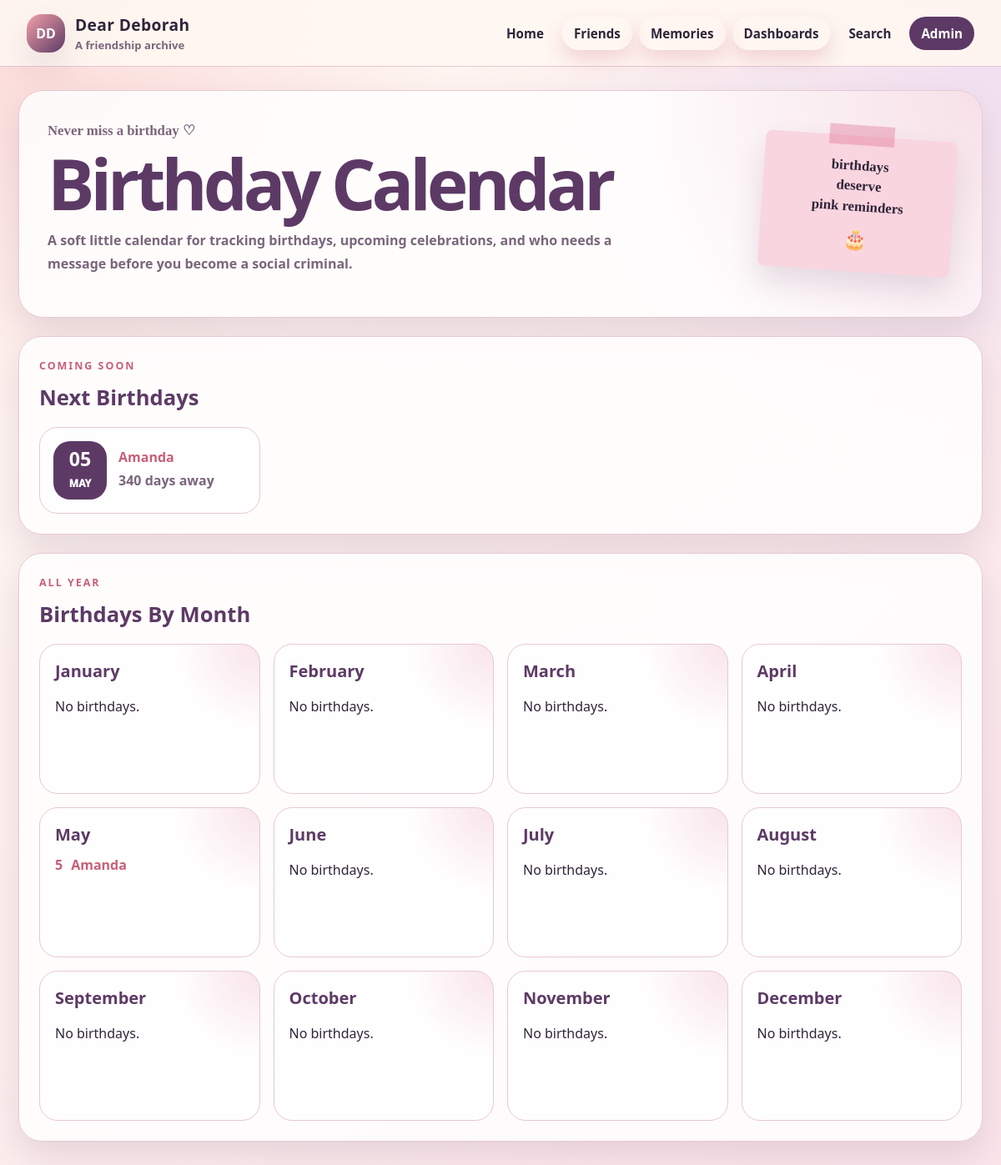
/birthdays/, run on an earlier commit of the app's database.
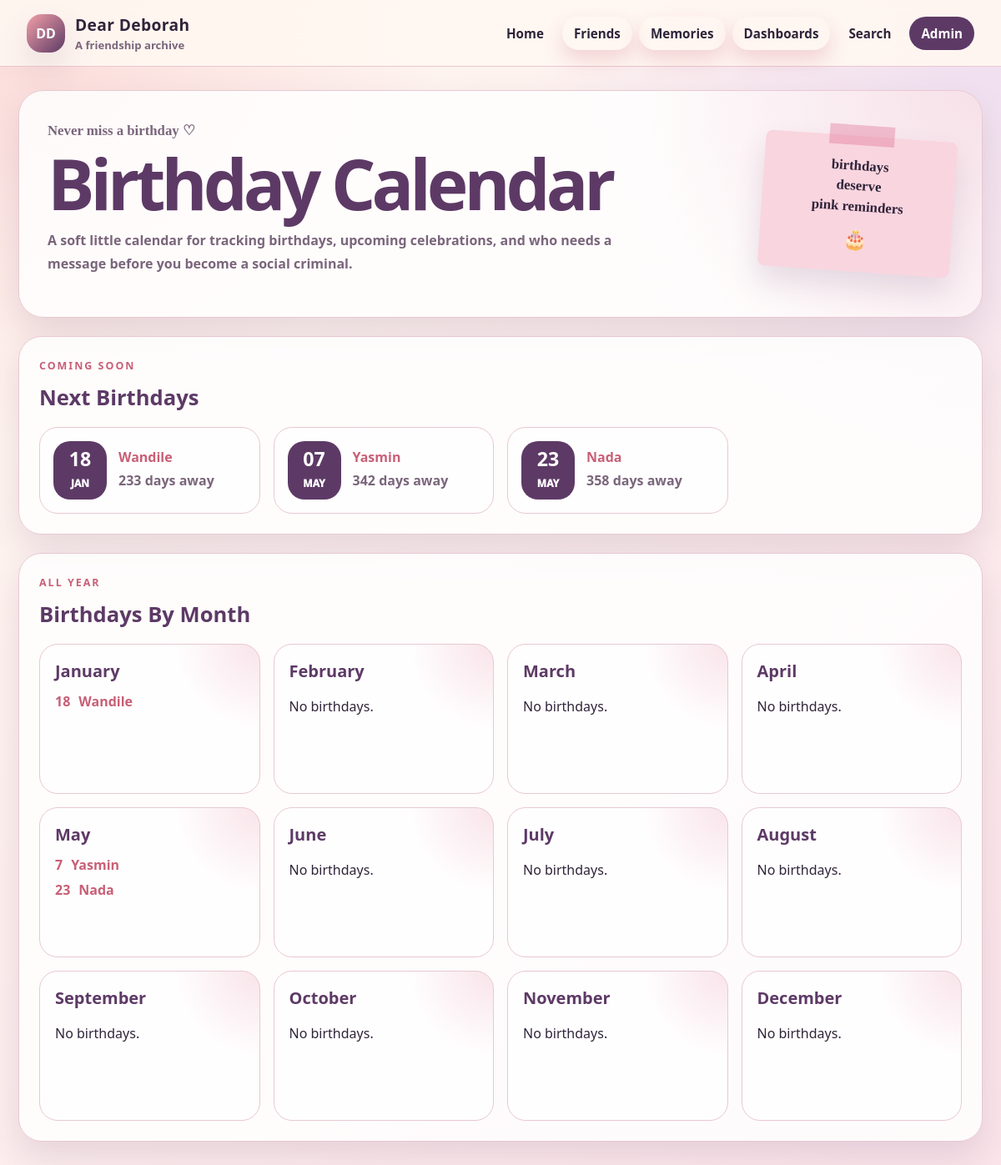
And on a later commit of the database.
### friends/models.py (models this page shows, shortened)
class Friend(models.Model):
    TIER_CHOICES = [
        ("inner_circle", "Inner Circle"),
        ("friend", "Friend"),
        ("archive", "Archive"),
    ]
    MBTI_CHOICES = [
        ("", "Unknown / Not added"),
        ("INTJ", "INTJ"),
        ("INTP", "INTP"),
        ("ENTJ", "ENTJ"),
        ("ENTP", "ENTP"),
        ("INFJ", "INFJ"),
        ("INFP", "INFP"),
        ("ENFJ", "ENFJ"),
        ("ENFP", "ENFP"),
        ("ISTJ", "ISTJ"),
        ("ISFJ", "ISFJ"),
        ("ESTJ", "ESTJ"),
        ("ESFJ", "ESFJ"),
        ("ISTP", "ISTP"),
        ("ISFP", "ISFP"),
        ("ESTP", "ESTP"),
        ("ESFP", "ESFP"),
    ]
    ZODIAC_CHOICES = [
        ("", "Unknown / Not added"),
        ("Aries", "Aries"),
        ("Taurus", "Taurus"),
        ("Gemini", "Gemini"),
        ("Cancer", "Cancer"),
        ("Leo", "Leo"),
        ("Virgo", "Virgo"),
        ("Libra", "Libra"),
        ("Scorpio", "Scorpio"),
        ("Sagittarius", "Sagittarius"),
        ("Capricorn", "Capricorn"),
        ("Aquarius", "Aquarius"),
        ("Pisces", "Pisces"),
    ]
    MORNING_NIGHT_CHOICES = [
        ("", "Unknown / Not added"),
        ("morning", "Morning person"),
        ("night", "Night person"),
        ("both", "Both"),
        ("neither", "Neither"),
    ]
    SOURCE_CHOICES = [
        ("manual", "Manual entry"),
        ("google_form", "Google Form"),
        ("spreadsheet", "Spreadsheet"),
        ("other", "Other"),
    ]
    first_name = models.CharField(max_length=80)
    last_name = models.CharField(max_length=80, blank=True)
    nickname = models.CharField(max_length=80, blank=True)
    profile_picture = models.ImageField(
        upload_to="friend_profiles/",
        blank=True,
        null=True,
    )
    birthday = models.DateField(blank=True, null=True)
    how_we_met = models.TextField(blank=True)
    connection_group = models.ForeignKey(
        ConnectionGroup,
        on_delete=models.SET_NULL,
        blank=True,
        null=True,
        related_name="friends",
    )
    tier = models.CharField(max_length=30, choices=TIER_CHOICES, default="friend")
    favourite_colour = models.CharField(max_length=80, blank=True)
    favourite_food = models.CharField(max_length=120, blank=True)
    favourite_restaurant = models.CharField(max_length=120, blank=True)
    favourite_alcoholic_drink = models.CharField(max_length=120, blank=True)
    favourite_season = models.CharField(max_length=80, blank=True)
    morning_or_night = models.CharField(
        max_length=20,
        choices=MORNING_NIGHT_CHOICES,
        blank=True,
    )
    mbti = models.CharField(max_length=10, choices=MBTI_CHOICES, blank=True)
    zodiac = models.CharField(max_length=20, choices=ZODIAC_CHOICES, blank=True)
    hobbies = models.TextField(blank=True)
    sports_team = models.CharField(max_length=120, blank=True)
    notes = models.TextField(blank=True)
    data_source = models.CharField(max_length=30, choices=SOURCE_CHOICES, default="manual")
    created_at = models.DateTimeField(auto_now_add=True)
    updated_at = models.DateTimeField(auto_now=True)
    class Meta:
        ordering = ["first_name", "last_name"]
    @property
    def full_name(self):
        name = f"{self.first_name} {self.last_name}".strip()
        return name
    @property
    def display_name(self):
        if self.nickname:
            return f"{self.full_name} ({self.nickname})"
        return self.full_name
    @property
    def next_birthday_date(self):
        if not self.birthday:
            return None
        today = date.today()
        try:
            next_birthday = date(today.year, self.birthday.month, self.birthday.day)
        except ValueError:
            next_birthday = date(today.year, 3, 1)
        if next_birthday < today:
            try:
                next_birthday = date(today.year + 1, self.birthday.month, self.birthday.day)
            except ValueError:
                next_birthday = date(today.year + 1, 3, 1)
        return next_birthday
    @property
    def days_until_birthday(self):
        next_birthday = self.next_birthday_date
        if not next_birthday:
            return None
        return (next_birthday - date.today()).days
    def get_absolute_url(self):
        return reverse("friends:friend_profile", args=[self.pk])

### friends/views.py (the view)
# urls.py: path("birthdays/", views.birthday_calendar, name="birthday_calendar"),
def birthday_calendar(request):
    month_groups = defaultdict(list)
    friends = Friend.objects.exclude(birthday__isnull=True)
    for friend in friends:
        month_groups[friend.birthday.month].append(friend)
    month_names = {
        1: "January",
        2: "February",
        3: "March",
        4: "April",
        5: "May",
        6: "June",
        7: "July",
        8: "August",
        9: "September",
        10: "October",
        11: "November",
        12: "December",
    }
    months = []
    for month_number in range(1, 13):
        friends_in_month = sorted(
            month_groups[month_number],
            key=lambda friend: friend.birthday.day,
        )
        months.append(
            {
                "name": month_names[month_number],
                "friends": friends_in_month,
            }
        )
    friends_with_birthdays = list(Friend.objects.exclude(birthday__isnull=True))
    upcoming_birthdays = sorted(
        friends_with_birthdays,
        key=lambda friend: friend.days_until_birthday,
    )[:8]
    context = {
        "months": months,
        "upcoming_birthdays": upcoming_birthdays,
    }
    return render(request, "friends/birthday_calendar.html", context)

### templates/friends/birthday_calendar.html (shortened to what this page needs)
{% extends "base.html" %}
{% block content %}
<section class="birthday-hero x-hero">
    <div>
        <p class="handwriting-label">Never miss a birthday ♡</p>
        <h2>Birthday Calendar</h2>
        <p>
            A soft little calendar for tracking birthdays, upcoming celebrations,
            and who needs a message before you become a social criminal.
        </p>
    </div>
    <div class="x-sticky-note">
        <p>birthdays<br>deserve<br>pink reminders</p>
        <span>🎂</span>
    </div>
</section>
<section class="birthday-next-panel">
    <div class="panel-heading">
        <div>
            <p class="eyebrow">Coming soon</p>
            <h3>Next Birthdays</h3>
        </div>
    </div>
    {% if upcoming_birthdays %}
        <div class="birthday-next-grid">
            {% for friend in upcoming_birthdays %}
                <article class="birthday-next-card">
                    <div class="birthday-date-badge">
                        <strong>{{ friend.birthday|date:"d" }}</strong>
                        <span>{{ friend.birthday|date:"M" }}</span>
                    </div>
                    <div>
                        <h4>
                            <a href="{{ friend.get_absolute_url }}">{{ friend.display_name }}</a>
                        </h4>
                        {% if friend.days_until_birthday == 0 %}
                            <p>Birthday is today 🎂</p>
                        {% else %}
                            <p>{{ friend.days_until_birthday }} days away</p>
                        {% endif %}
                    </div>
                </article>
            {% endfor %}
        </div>
    {% else %}
        <p class="empty-state">No upcoming birthdays yet.</p>
    {% endif %}
</section>
<section class="birthday-month-panel">
    <div class="panel-heading">
        <div>
            <p class="eyebrow">All year</p>
            <h3>Birthdays By Month</h3>
        </div>
    </div>
    <div class="birthday-month-grid">
        {% for month in months %}
            <article class="birthday-month-card">
                <h4>{{ month.name }}</h4>
                {% if month.friends %}
                    <ul>
                        {% for friend in month.friends %}
                            <li>
                                <span>{{ friend.birthday.day }}</span>
                                <a href="{{ friend.get_absolute_url }}">{{ friend.display_name }}</a>
                            </li>
                        {% endfor %}
                    </ul>
                {% else %}
                    <p>No birthdays.</p>
                {% endif %}
            </article>
        {% endfor %}
    </div>
</section>
{% endblock %}

What changed in the data, as far as the page shows it:
no longer on this page (row edited): Friend: birthday "05", birthday "MAY", display_name "Amanda", days_until_birthday "340", birthday.day "5"
added Friend: birthday "18", birthday "JAN", display_name "Wandile", days_until_birthday "233", birthday.day "18"
added Friend: birthday "07", birthday "MAY", display_name "Yasmin", days_until_birthday "342", birthday.day "7"
added Friend: birthday "23", birthday "MAY", display_name "Nada", days_until_birthday "358", birthday.day "23"
Also different on the page:
list line gone: "No birthdays."
